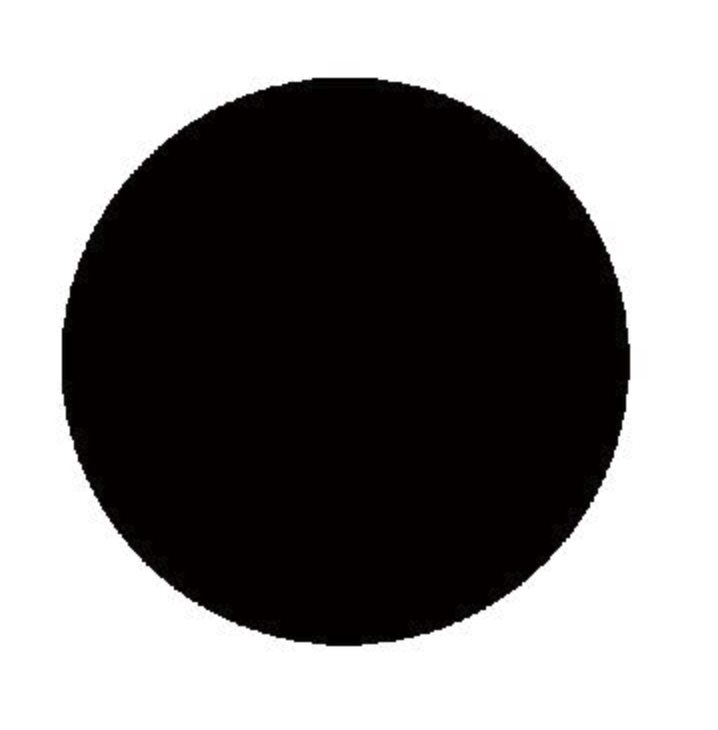
#> input picture Contour & Shape Detection/circle.png, 718 x 730 px
$ jupyter execute contour.ipynb
#> lines starting #> are read from the running program, lines starting #| are printed output that depends on the picture; after the words box and inside, x2 and y2 are one past the last pixel; in counts of white or black regions, pixels touching at a corner belong together
[cell 1]
import cv2

img = cv2.imread("circle.png")
#> img is the input picture: shape (730, 718, 3); mean B, G, R 131.8, 131.7, 134.1
gray = cv2.cvtColor(img, cv2.COLOR_BGR2GRAY)
_, thresh = cv2.threshold(gray, 200, 255, cv2.THRESH_BINARY)
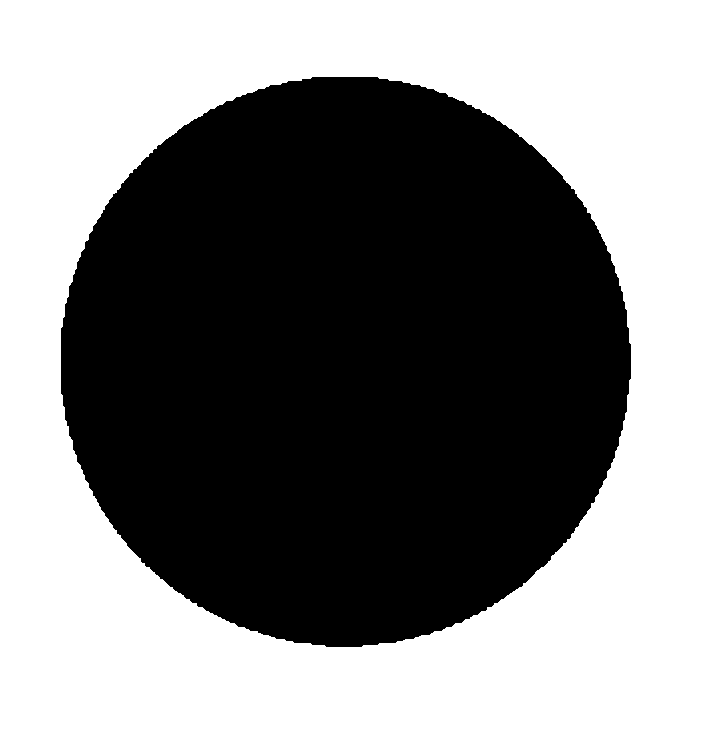
#> thresh: shape (730, 718); 51.3% white; 1 black region

#FIND CONTOURS
contours, heirarchy = cv2.findContours(thresh, cv2.RETR_TREE, cv2.CHAIN_APPROX_SIMPLE)
#> contours = 2 contours; box (x1, y1, x2, y2) and area: (0, 0, 718, 730) 522693, (60, 76, 632, 648) 256048

cv2.drawContours(img, contours, -1, (0,255,0), 3)
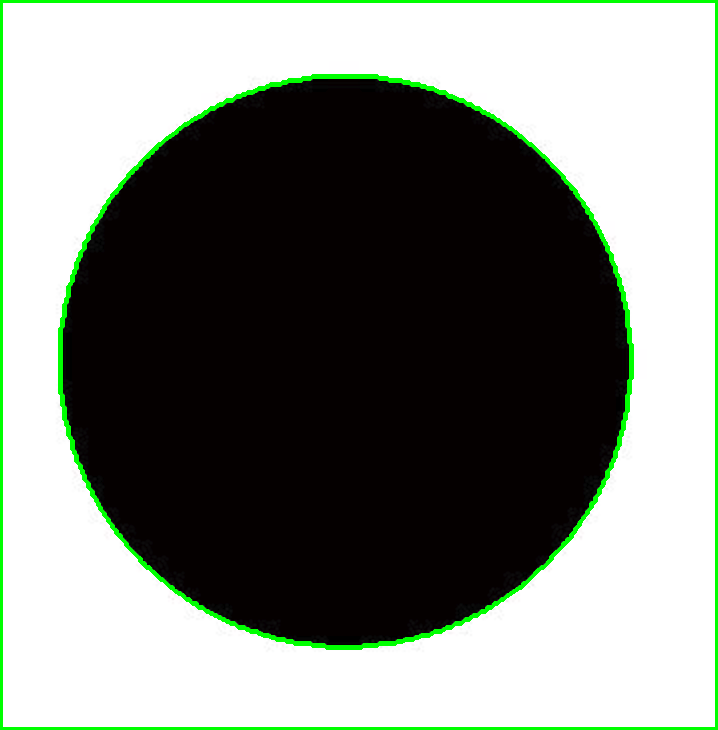
#> img: shape (730, 718, 3); 3.24% of pixels changed, all inside (x1, y1, x2, y2) = (0, 0, 718, 730)

for contour in contours:
    approx = cv2.approxPolyDP(contour, 0.01 * cv2.arcLength(contour, True), True)

    corners = len(approx)

    if corners == 3:
        shape_name = "Triangle"

    elif corners == 4:
        shape_name = "Rectangle"

    elif corners == 5:
        shape_name = "Pentagon"

    elif corners > 5:
        shape_name = "Circle"

    else:
        shape_name = "unknown"

    cv2.drawContours(img, [approx], 0, (0,255,0), 2)
    x = approx.ravel()[0]
    """
    [
    [[100,200]],
    [[150,250]],
    [[120,270]],
    ]
    [100,200,150,250,120,270]
    """
    y = approx.ravel()[1] - 10
    cv2.putText(img, shape_name, (x,y), cv2.FONT_HERSHEY_COMPLEX, 0.6, (255, 0, 0), 2)
#> this loop made 2 passes
#> (approx, corners, shape_name, x, y) on pass 1: ([[0, 0], [0, 729], [717, 729], [717, 0]], 4, 'Rectangle', 0, -10)
#> (corners, shape_name, x, y) on pass 2: (14, 'Circle', 312, 66)
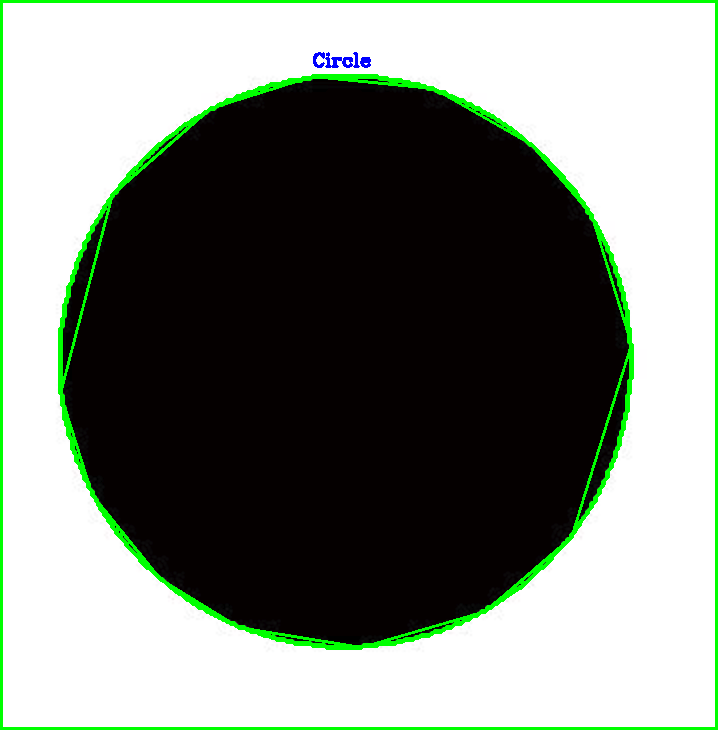
#> img: shape (730, 718, 3); 0.76% of pixels changed, all inside (x1, y1, x2, y2) = (63, 52, 629, 645)


cv2.imshow("Contours", img)
cv2.waitKey(0)
cv2.destroyAllWindows()

$ run again, with Contour & Shape Detection/shape.png copied over Contour & Shape Detection/circle.png
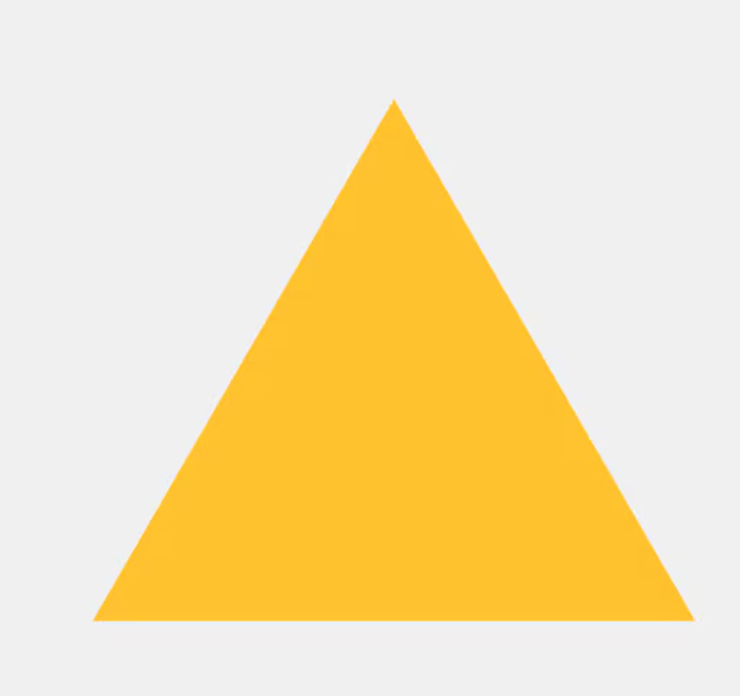
#> input picture Contour & Shape Detection/shape.png, 740 x 696 px
#> img is the input picture: shape (696, 740, 3); mean B, G, R 180.9, 225.9, 244.4
#> `_, thresh = cv2.threshold(gray, 200, 255, cv2.THRESH_BINARY)`:
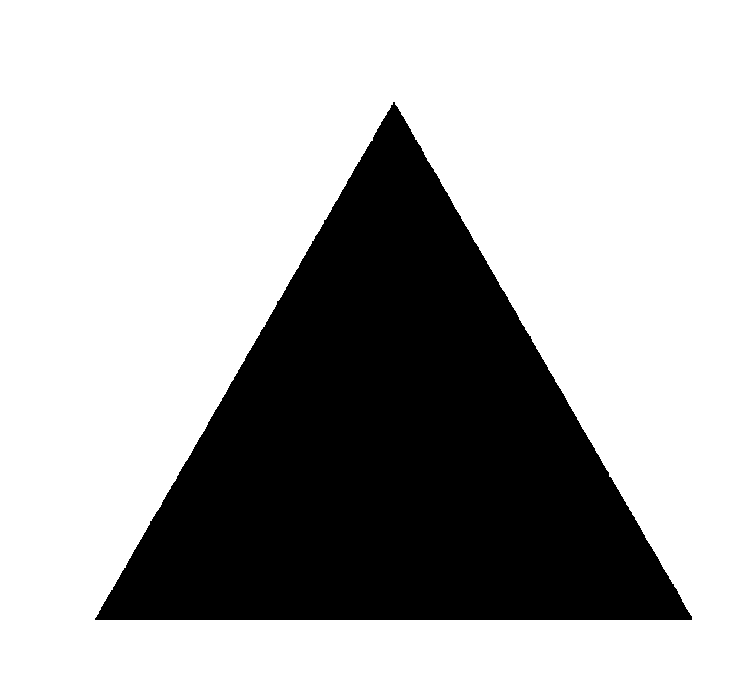
#> thresh: shape (696, 740); 69.9% white; 1 black region
#> contours = 2 contours; box (x1, y1, x2, y2) and area: (0, 0, 740, 696) 513605, (94, 101, 693, 621) 156106
#> the loop `for contour in contours:` made 2 passes
#> (approx, corners, shape_name, x, y) on passes 1 to 2: ([[0, 0], [0, 695], [739, 695], [739, 0]], 4, 'Rectangle', 0, -10), ([[393, 101], [691, 620], [94, 619]], 3, 'Triangle', 393, 91)
#> after the loop `for contour in contours:`:
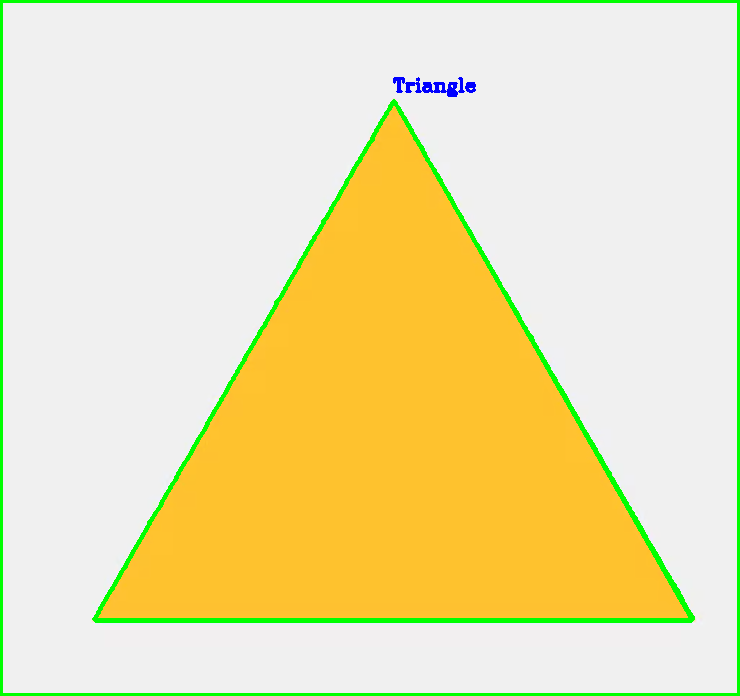
#> img: shape (696, 740, 3); mean B, G, R 175, 226.6, 235.8
